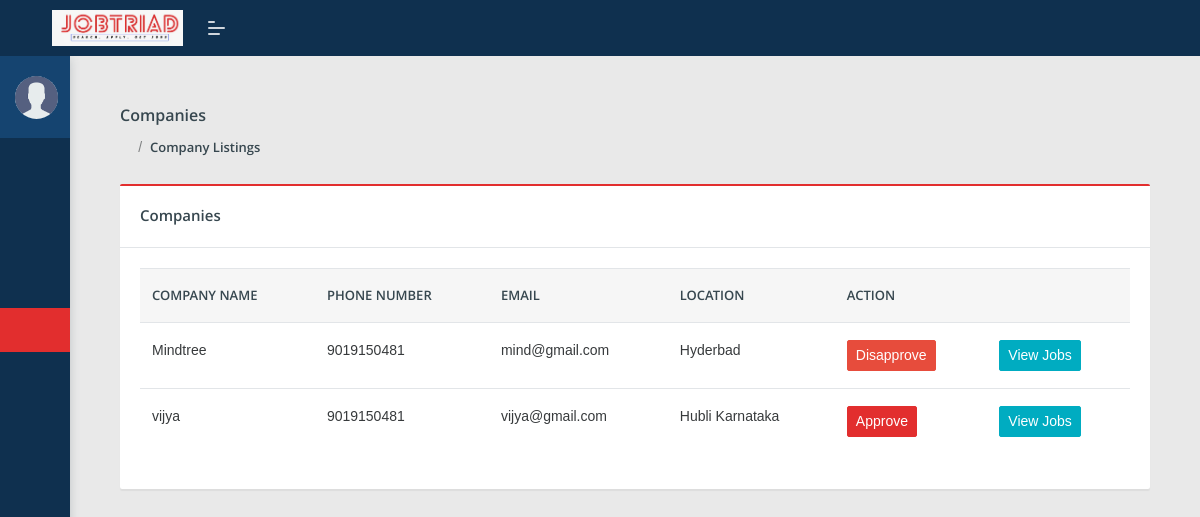
/company_list (signed in), run on an earlier commit of the app's database.
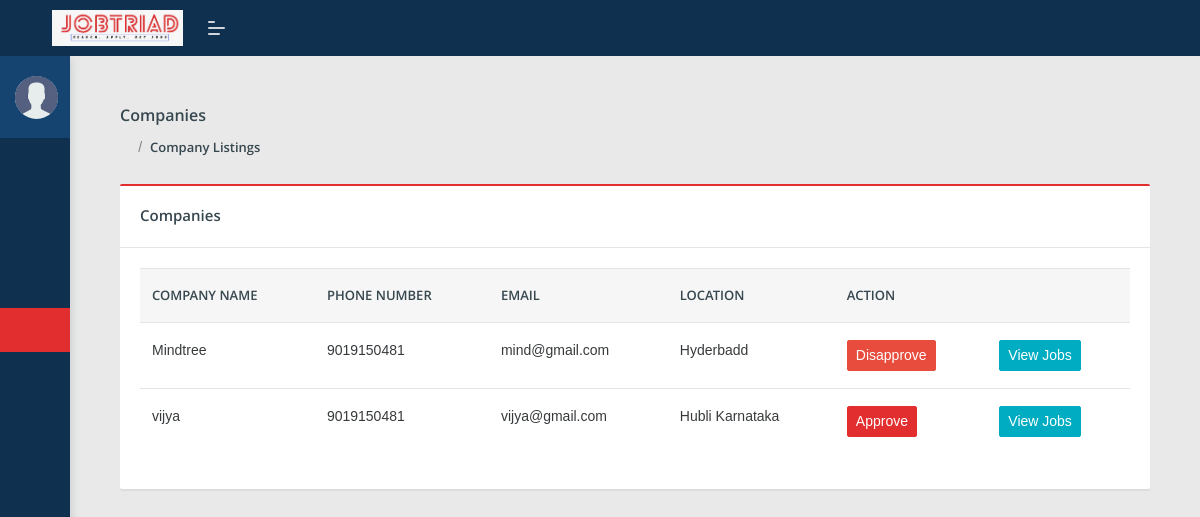
And on a later commit of the database.
### external_jobs/models.py (models this page shows, shortened)
class NewUser(AbstractUser):
    user_type = models.CharField(max_length=100, default='user')
    fullname= models.CharField(max_length=250, blank=True)
    phone_no = models.CharField(max_length=100, blank=True)
    address = models.CharField(max_length=500, blank=True)  # New field for address
    profile_image = models.ImageField(upload_to='profile_images/', blank=True, null=True)  # New field for profile image

### external_jobs/views.py (the view)
# urls.py: path('company_list',views.company_list,name='company_list'),
@login_required(login_url='/v3_login')
def company_list(request):
    data = NewUser.objects.filter(user_type='Company').all()
    username= request.user.username
    return render(request, 'company_list.html', {'data': data,'username':username})

### external_jobs/templates/company_list.html (shortened to what this page needs)
{% extends 'admin_base.html' %}
{% block content %}
<div class="pcoded-content">
    <div class="page-header">
        <div class="page-block">
            <div class="row align-items-center">
                <div class="col-md-12">
                    <div class="page-header-title">
                        <h5 class="m-b-10">Companies</h5>
                    </div>
                    <ul class="breadcrumb">
                        <li class="breadcrumb-item"><a href=""><i class="feather icon-home"></i></a></li>
                        <li class="breadcrumb-item"><a href="">Company Listings</a></li>
                    </ul>
                </div>
            </div>
        </div>
    </div>
    <div class="row">
        <div class="col-md-12">
            <div class="card">
                <div class="card-header">
                    <h5>Companies</h5>
                </div>
                <div class="card-body table-border-style">
                    <div class="table-responsive">
                        <table class="table table-hover">
                            <thead>
                                <tr>
                                    <th>Company Name</th>
                                    <th>Phone Number</th>
                                    <th>Email</th>
                                    <th>Location</th>
                                    <th>Action</th>
                                    <th></th>
                                </tr>
                            </thead>
                            <tbody>
                                {% for item in data %}
                                <tr id="row-{{ item.id }}">
                                    <td>{{ item.fullname }}</td>
                                    <td>{{ item.phone_no }}</td>
                                    <td>{{ item.username }}</td>
                                    <td>{{ item.address }}</td>
                                    <td>
                                        <button class="btn btn-sm {% if item.is_staff %}btn-danger{% else %}btn-success{% endif %}"
                                                onclick="toggleApproval({{ item.id }})" id="approve-btn-{{ item.id }}">
                                            {% if item.is_staff %}Disapprove{% else %}Approve{% endif %}
                                        </button>
                                    </td>
                                    <td>
                                        <a href="/a_company_jobs/{{ item.id }}/" class="btn btn-info btn-sm">
                                            View Jobs
                                        </a>
                                    </td>
                                </tr>
                                {% endfor %}
                            </tbody>
                        </table>
                    </div>
                </div>
            </div>
        </div>
    </div>
</div>
{% endblock %}

What changed in the data, as far as the page shows it:
changed NewUser "Mindtree": address "Hyderbad" → "Hyderbadd"
